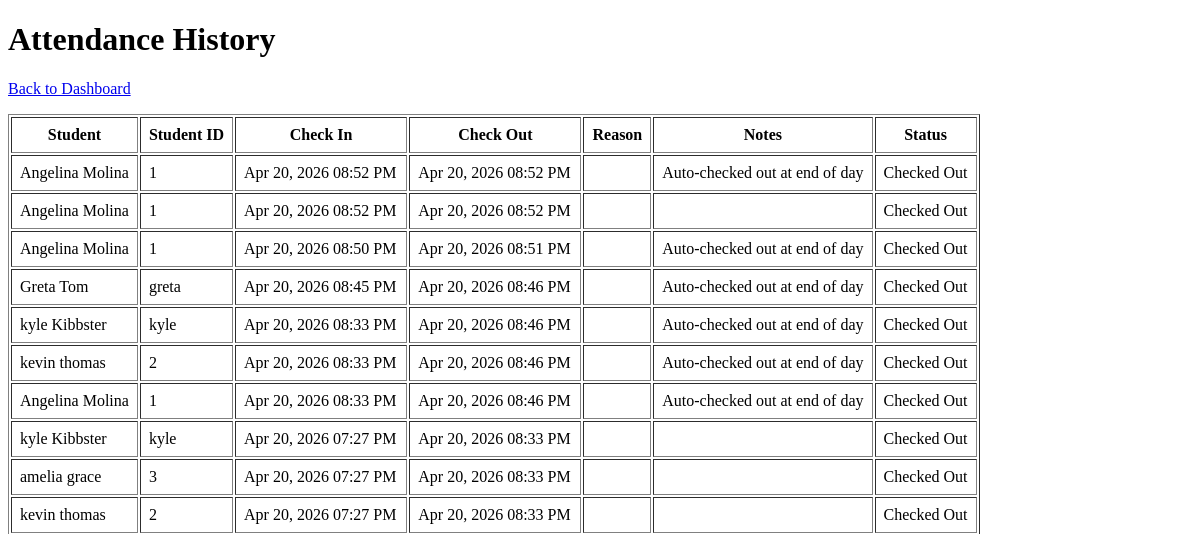
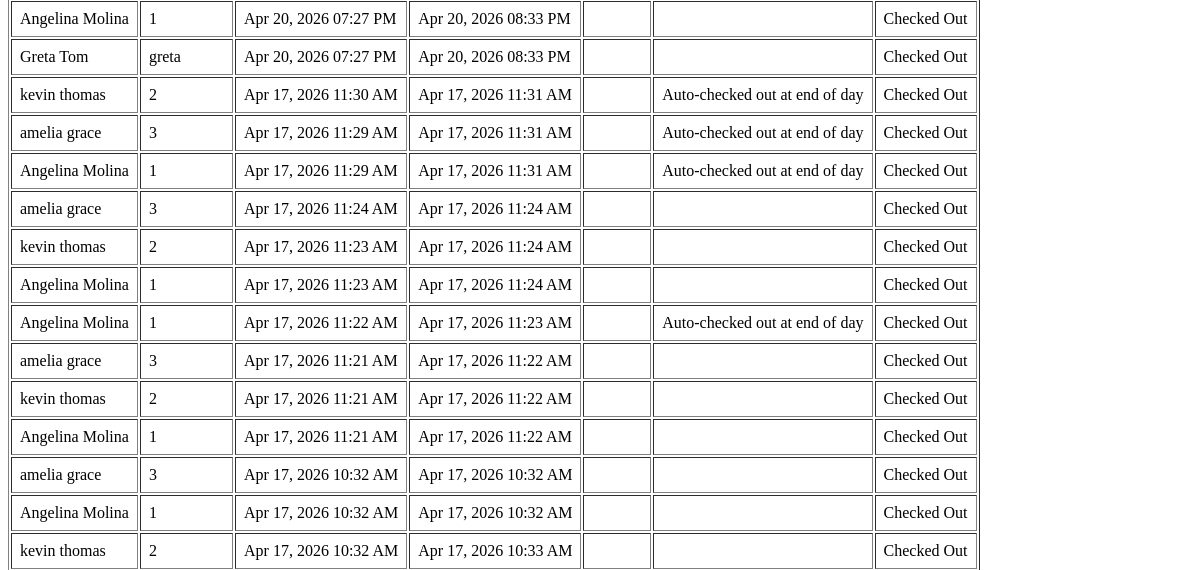
Page /history/ (signed in, upper part) on the earlier database version (2 pictures, top to bottom).
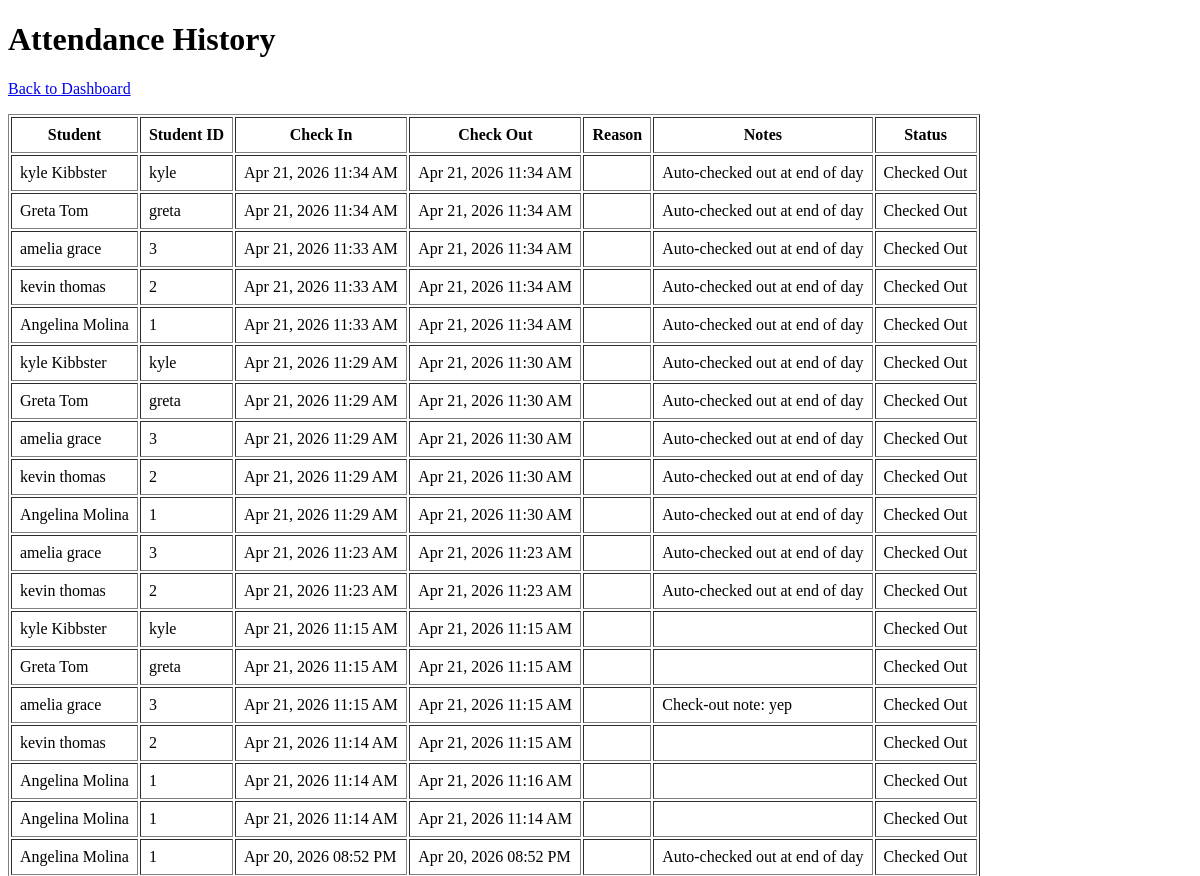
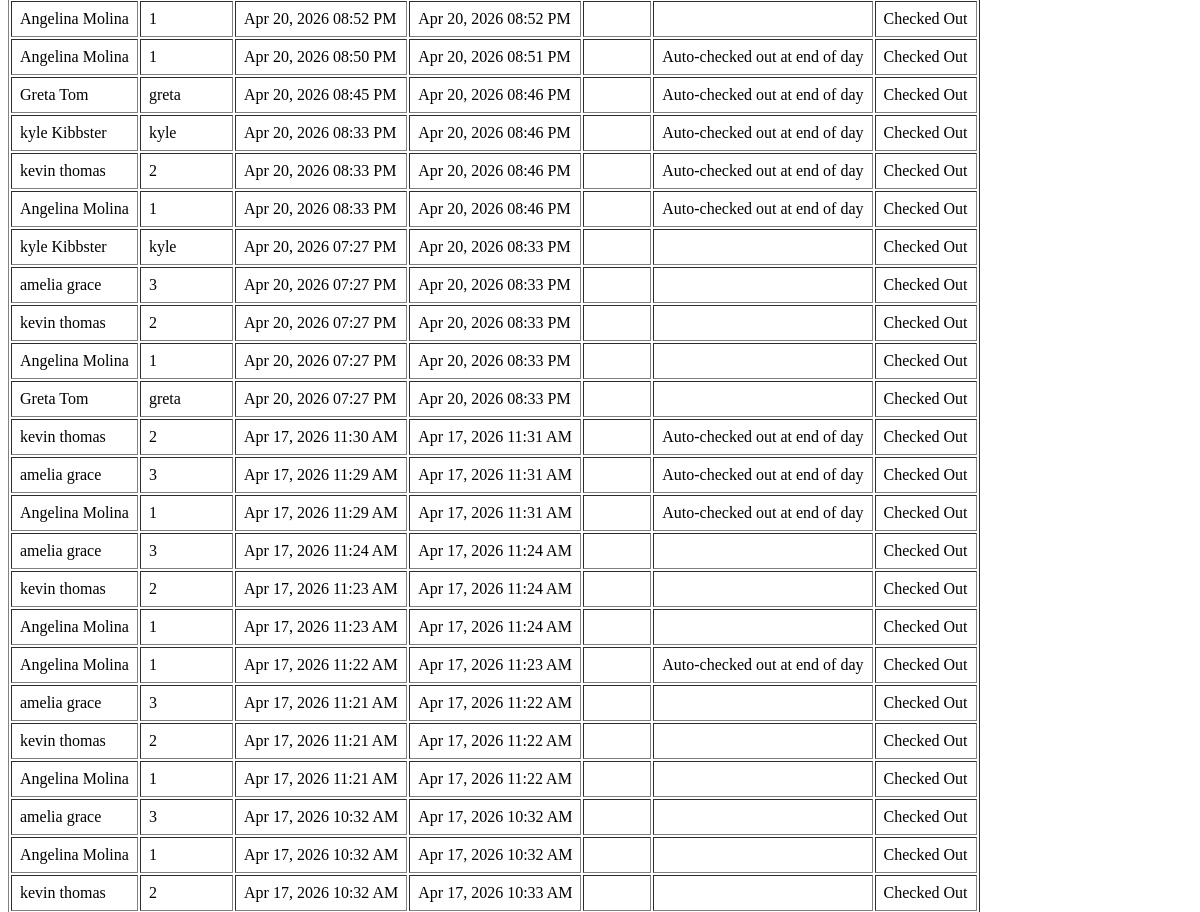
Same page on the later database version (2 pictures, top to bottom).
### attendance/models.py (models this page shows, shortened)
class AttendanceLog(models.Model):
    student = models.ForeignKey(Student, on_delete=models.CASCADE)
    check_in_time = models.DateTimeField(auto_now_add=True)
    check_out_time = models.DateTimeField(null=True, blank=True)
    reason = models.CharField(max_length=255, blank=True)
    notes = models.TextField(blank=True)

### students/models.py (models this page shows, shortened)
class Student(models.Model):
    student_id = models.CharField(max_length=30, unique=True)
    badge_number = models.PositiveIntegerField(unique=True, null=True, blank=True)
    first_name = models.CharField(max_length=100)
    last_name = models.CharField(max_length=100)
    grade = models.CharField(max_length=20, blank=True)
    homeroom = models.CharField(max_length=50, blank=True)
    active = models.BooleanField(default=True)
    photo = models.ImageField(upload_to="student_photos/", blank=True, null=True)
    directives = models.TextField(blank=True)
    parent1_name = models.CharField(max_length=100 , blank=True, null=True)
    parent1_email = models.EmailField(blank=True, null=False)
    parent1_phone = models.CharField(max_length=20, blank=True, null=True)
    parent1_sms_opt_in = models.BooleanField(default=False)
    parent2_name = models.CharField(max_length=100 , blank=True, null=True)
    parent2_email = models.EmailField(blank=True, null=False)
    parent2_phone = models.CharField(max_length=20, blank=True, null=True)
    parent2_sms_opt_in = models.BooleanField(default=False)
    medical_notes = models.TextField(blank=True, null=True)

### attendance/views.py (the view)
# urls.py: path("history/", views.history, name="history"),
@login_required
@user_passes_test(is_receptionist)
def history(request):
    logs = AttendanceLog.objects.select_related("student").order_by("-check_in_time")
    context = {
        "logs": logs,
    }
    return render(request, "attendance/history.html", context)

### attendance/views.py (called while the page is built)
def is_receptionist(user):
    return user.is_authenticated and user.groups.filter(name="Receptionist").exists()

### attendance/templates/attendance/history.html (shortened to what this page needs)
<!DOCTYPE html>
<html>
<head>
</head>
<body>
    <h1>Attendance History</h1>
    <p><a href="{% url 'dashboard' %}">Back to Dashboard</a></p>
    <table border="1" cellpadding="8">
        <tr>
            <th>Student</th>
            <th>Student ID</th>
            <th>Check In</th>
            <th>Check Out</th>
            <th>Reason</th>
            <th>Notes</th>
            <th>Status</th>
        </tr>
        {% for log in logs %}
        <tr>
            <td>{{ log.student.first_name }} {{ log.student.last_name }}</td>
            <td>{{ log.student.student_id }}</td>
            <td>{{ log.check_in_time|date:"M d, Y h:i A" }}</td>
            <td>
                {% if log.check_out_time %}
                    {{ log.check_out_time|date:"M d, Y h:i A" }}
                {% else %}
                    --
                {% endif %}
            </td>
            <td>{{ log.reason }}</td>
            <td>{{ log.notes }}</td>
            <td>
                {% if log.check_out_time %}
                    Checked Out
                {% else %}
                    Still In
                {% endif %}
            </td>
        </tr>
        {% empty %}
        <tr>
            <td colspan="7">No attendance records found.</td>
        </tr>
        {% endfor %}
    </table>
</body>
</html>

Differences in the rows shown:
added AttendanceLog: student.first_name "kyle", student.last_name "Kibbster", student.student_id "kyle", check_in_time "Apr 21, 2026 11:34 AM", check_out_time "Apr 21, 2026 11:34 AM", notes "Auto-checked out at end of day", shows "Checked Out"
added AttendanceLog: student.first_name "Greta", student.last_name "Tom", student.student_id "greta", check_in_time "Apr 21, 2026 11:34 AM", check_out_time "Apr 21, 2026 11:34 AM", notes "Auto-checked out at end of day", shows "Checked Out"
added AttendanceLog: student.first_name "amelia", student.last_name "grace", student.student_id "3", check_in_time "Apr 21, 2026 11:33 AM", check_out_time "Apr 21, 2026 11:34 AM", notes "Auto-checked out at end of day", shows "Checked Out"
added AttendanceLog: student.first_name "kevin", student.last_name "thomas", student.student_id "2", check_in_time "Apr 21, 2026 11:33 AM", check_out_time "Apr 21, 2026 11:34 AM", notes "Auto-checked out at end of day", shows "Checked Out"
added AttendanceLog: student.first_name "Angelina", student.last_name "Molina", student.student_id "1", check_in_time "Apr 21, 2026 11:33 AM", check_out_time "Apr 21, 2026 11:34 AM", notes "Auto-checked out at end of day", shows "Checked Out"
added AttendanceLog: student.first_name "kyle", student.last_name "Kibbster", student.student_id "kyle", check_in_time "Apr 21, 2026 11:29 AM", check_out_time "Apr 21, 2026 11:30 AM", notes "Auto-checked out at end of day", shows "Checked Out"
added AttendanceLog: student.first_name "Greta", student.last_name "Tom", student.student_id "greta", check_in_time "Apr 21, 2026 11:29 AM", check_out_time "Apr 21, 2026 11:30 AM", notes "Auto-checked out at end of day", shows "Checked Out"
added AttendanceLog: student.first_name "amelia", student.last_name "grace", student.student_id "3", check_in_time "Apr 21, 2026 11:29 AM", check_out_time "Apr 21, 2026 11:30 AM", notes "Auto-checked out at end of day", shows "Checked Out"
added AttendanceLog: student.first_name "kevin", student.last_name "thomas", student.student_id "2", check_in_time "Apr 21, 2026 11:29 AM", check_out_time "Apr 21, 2026 11:30 AM", notes "Auto-checked out at end of day", shows "Checked Out"
added AttendanceLog: student.first_name "Angelina", student.last_name "Molina", student.student_id "1", check_in_time "Apr 21, 2026 11:29 AM", check_out_time "Apr 21, 2026 11:30 AM", notes "Auto-checked out at end of day", shows "Checked Out"
added AttendanceLog: student.first_name "amelia", student.last_name "grace", student.student_id "3", check_in_time "Apr 21, 2026 11:23 AM", check_out_time "Apr 21, 2026 11:23 AM", notes "Auto-checked out at end of day", shows "Checked Out"
added AttendanceLog: student.first_name "kevin", student.last_name "thomas", student.student_id "2", check_in_time "Apr 21, 2026 11:23 AM", check_out_time "Apr 21, 2026 11:23 AM", notes "Auto-checked out at end of day", shows "Checked Out"
added AttendanceLog: student.first_name "kyle", student.last_name "Kibbster", student.student_id "kyle", check_in_time "Apr 21, 2026 11:15 AM", check_out_time "Apr 21, 2026 11:15 AM", shows "Checked Out"
added AttendanceLog: student.first_name "Greta", student.last_name "Tom", student.student_id "greta", check_in_time "Apr 21, 2026 11:15 AM", check_out_time "Apr 21, 2026 11:15 AM", shows "Checked Out"
added AttendanceLog: student.first_name "amelia", student.last_name "grace", student.student_id "3", check_in_time "Apr 21, 2026 11:15 AM", check_out_time "Apr 21, 2026 11:15 AM", notes "Check-out note: yep", shows "Checked Out"
added AttendanceLog: student.first_name "kevin", student.last_name "thomas", student.student_id "2", check_in_time "Apr 21, 2026 11:14 AM", check_out_time "Apr 21, 2026 11:15 AM", shows "Checked Out"
added AttendanceLog: student.first_name "Angelina", student.last_name "Molina", student.student_id "1", check_in_time "Apr 21, 2026 11:14 AM", check_out_time "Apr 21, 2026 11:16 AM", shows "Checked Out"
added AttendanceLog: student.first_name "Angelina", student.last_name "Molina", student.student_id "1", check_in_time "Apr 21, 2026 11:14 AM", check_out_time "Apr 21, 2026 11:14 AM", shows "Checked Out"
